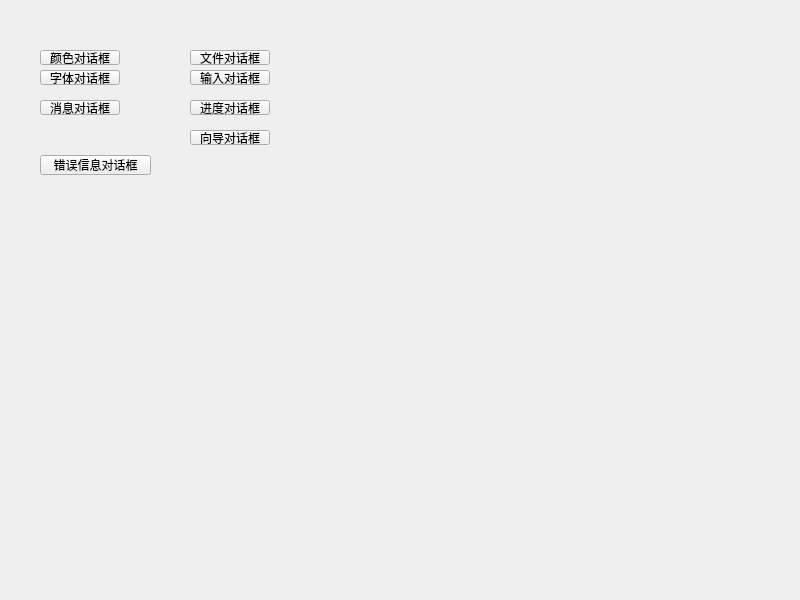
<?xml version="1.0" encoding="UTF-8"?>
<ui version="4.0">
 <class>MyWidget</class>
 <widget class="QWidget" name="MyWidget">
  <property name="geometry">
   <rect>
    <x>0</x>
    <y>0</y>
    <width>800</width>
    <height>600</height>
   </rect>
  </property>
  <property name="windowTitle">
   <string>MyWidget</string>
  </property>
  <widget class="QPushButton" name="pushButton">
   <property name="geometry">
    <rect>
     <x>40</x>
     <y>50</y>
     <width>80</width>
     <height>15</height>
    </rect>
   </property>
   <property name="text">
    <string>颜色对话框</string>
   </property>
  </widget>
  <widget class="QPushButton" name="pushButton_2">
   <property name="geometry">
    <rect>
     <x>40</x>
     <y>70</y>
     <width>80</width>
     <height>15</height>
    </rect>
   </property>
   <property name="text">
    <string>字体对话框</string>
   </property>
  </widget>
  <widget class="QPushButton" name="pushButton_3">
   <property name="geometry">
    <rect>
     <x>40</x>
     <y>100</y>
     <width>80</width>
     <height>15</height>
    </rect>
   </property>
   <property name="text">
    <string>消息对话框</string>
   </property>
  </widget>
  <widget class="QPushButton" name="pushButton_4">
   <property name="geometry">
    <rect>
     <x>40</x>
     <y>155</y>
     <width>111</width>
     <height>20</height>
    </rect>
   </property>
   <property name="text">
    <string>错误信息对话框</string>
   </property>
  </widget>
  <widget class="QPushButton" name="pushButton_5">
   <property name="geometry">
    <rect>
     <x>190</x>
     <y>50</y>
     <width>80</width>
     <height>15</height>
    </rect>
   </property>
   <property name="text">
    <string>文件对话框</string>
   </property>
  </widget>
  <widget class="QPushButton" name="pushButton_6">
   <property name="geometry">
    <rect>
     <x>190</x>
     <y>70</y>
     <width>80</width>
     <height>15</height>
    </rect>
   </property>
   <property name="text">
    <string>输入对话框</string>
   </property>
  </widget>
  <widget class="QPushButton" name="pushButton_7">
   <property name="geometry">
    <rect>
     <x>190</x>
     <y>100</y>
     <width>80</width>
     <height>15</height>
    </rect>
   </property>
   <property name="text">
    <string>进度对话框</string>
   </property>
  </widget>
  <widget class="QPushButton" name="pushButton_8">
   <property name="geometry">
    <rect>
     <x>190</x>
     <y>130</y>
     <width>80</width>
     <height>15</height>
    </rect>
   </property>
   <property name="text">
    <string>向导对话框</string>
   </property>
  </widget>
 </widget>
 <resources/>
 <connections/>
</ui>
